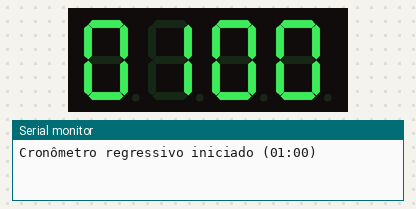
Simulated run of this sketch. Board: Arduino Uno, built with avr-gcc and run on an emulated ATmega328P. On the bench: 4-digit seven-segment display, the last lines printed to the serial monitor. Wiring (inferred from the names in the program): 4-digit 7-segment display, segments lit when HIGH: segments pin 6, pin 7, pin 8, pin 9, pin 10, pin 11, pin 12, pin 13; digit selects pin 2, pin 3, pin 4, pin 5. The segment pins are drawn as the display they are named for.

Above: at 0.1 s.
At 4.2 s:
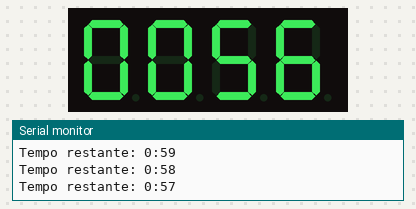
At 9.2 s:
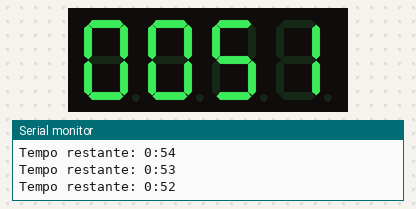
At 19.3 s:
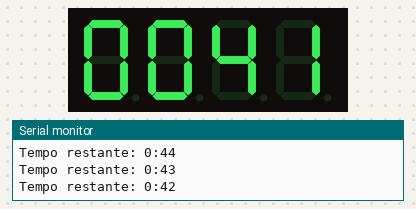
At 27.3 s:
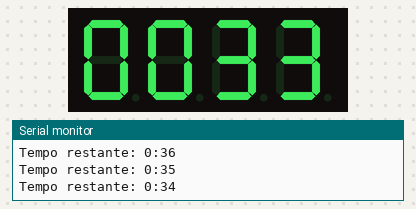
At 38.4 s:
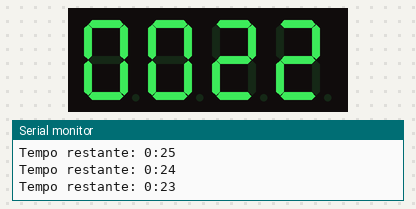

The sketch:

Cronometro_digital_EXPOTEC2025.ino
```cpp
#include <Wire.h>
#include <DS3231.h>

DS3231 rtc; // Biblioteca DS3231 by Andrey — sem parâmetros

// Pinos do display
int segmentPins[] = {6, 7, 8, 9, 10, 11, 12, 13};
// Pinos dos dígitos
int digitPins[] = {2, 3, 4, 5};

// Segmentos para números 0–9
byte numbers[10][8] = {
  {1,1,1,1,1,1,0,0}, // 0
  {0,1,1,0,0,0,0,0}, // 1
  {1,1,0,1,1,0,1,0}, // 2
  {1,1,1,1,0,0,1,0}, // 3
  {0,1,1,0,0,1,1,0}, // 4
  {1,0,1,1,0,1,1,0}, // 5
  {1,0,1,1,1,1,1,0}, // 6
  {1,1,1,0,0,0,0,0}, // 7
  {1,1,1,1,1,1,1,0}, // 8
  {1,1,1,1,0,1,1,0}  // 9
};

int tempo_restante = 60;  // 1 minuto
unsigned long ultimo_tempo = 0;

void setup() {
  Wire.begin();  // Inicializa I2C
  Serial.begin(9600);

  for (int i = 0; i < 8; i++) pinMode(segmentPins[i], OUTPUT);
  for (int i = 0; i < 4; i++) pinMode(digitPins[i], OUTPUT);

  Serial.println("Cronômetro regressivo iniciado (01:00)");
}

void loop() {
  if (millis() - ultimo_tempo >= 1000 && tempo_restante >= 0) {
    ultimo_tempo = millis();

    int minutos = tempo_restante / 60;
    int segundos = tempo_restante % 60;

    Serial.print("Tempo restante: ");
    Serial.print(minutos);
    Serial.print(":");
    if (segundos < 10) Serial.print("0");
    Serial.println(segundos);

    int numero = minutos * 100 + segundos;
    mostrarNumero(numero);

    tempo_restante--;

    if (tempo_restante < 0) {
      Serial.println("⏰ Tempo finalizado!");
      while (true) {
        piscarDisplay();
      }
    }
  }

  int minutos = tempo_restante / 60;
  int segundos = tempo_restante % 60;
  int numero = minutos * 100 + segundos;
  mostrarNumero(numero);
}

void mostrarNumero(int num) {
  int d[4];
  d[0] = (num / 1000) % 10;
  d[1] = (num / 100) % 10;
  d[2] = (num / 10) % 10;
  d[3] = num % 10;

  for (int i = 0; i < 4; i++) {
    acenderDigito(i);
    mostrarDigito(d[i]);
    delay(3);
    apagarDigito(i);
  }
}

void acenderDigito(int i) {
  for (int j = 0; j < 4; j++)
    digitalWrite(digitPins[j], HIGH);
  digitalWrite(digitPins[i], LOW);
}

void apagarDigito(int i) {
  digitalWrite(digitPins[i], HIGH);
}

void mostrarDigito(int n) {
  for (int i = 0; i < 8; i++)
    digitalWrite(segmentPins[i], numbers[n][i] ? HIGH : LOW);
}

void piscarDisplay() {
  for (int k = 0; k < 2; k++) {
    for (int i = 0; i < 4; i++) digitalWrite(digitPins[i], HIGH);
    delay(300);
    for (int i = 0; i < 4; i++) digitalWrite(digitPins[i], LOW);
    delay(300);
  }
}
```

Measured:
- what the display in image 0 shows lasts 1.1 s, from 0.0 s to 1.1 s
